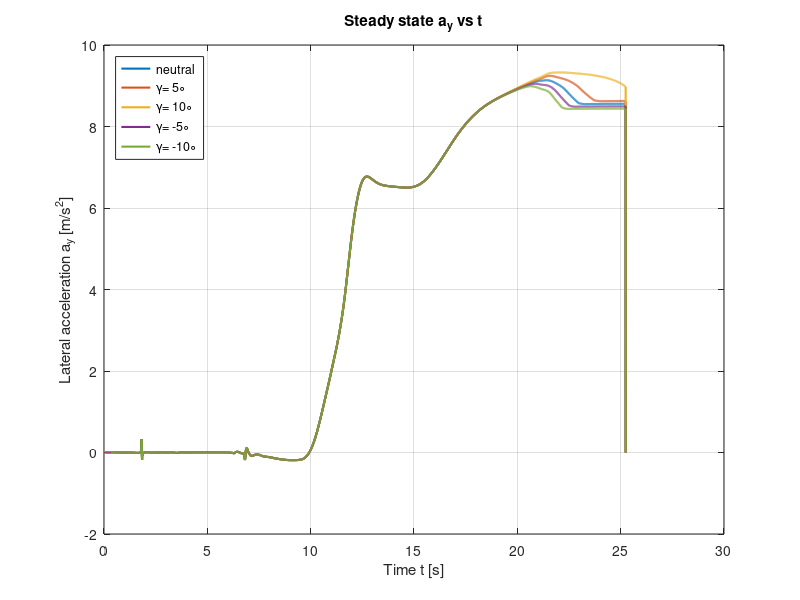
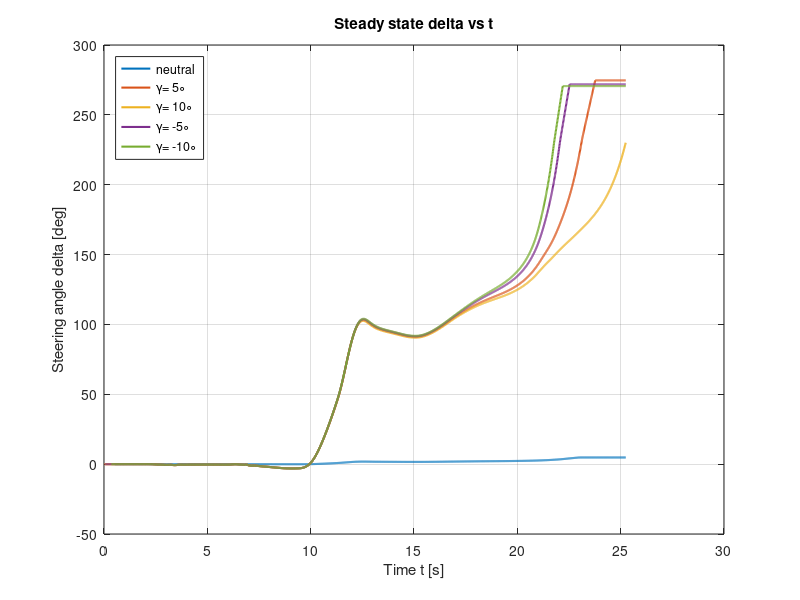

Source code (MATLAB) for these figures, in order:
clear all;
load("ssa_swa.mat");

figure(2);
plot(t_neu, ay_neu,'LineWidth',1.5);
hold on;
plot(t_5, ay_5,'LineWidth',1.5);
plot(t_10, ay_10,'LineWidth',1.5);
plot(t_neg5, ay_neg5,'LineWidth',1.5);
plot(t_neg10, ay_neg10,'LineWidth',1.5);
hold off;
xlabel("Time t [s]");
ylabel("Lateral acceleration a_y [m/s^2]");
title("Steady state a_y vs t");
grid on;
legend('neutral','\gamma= 5\circ','\gamma= 10\circ','\gamma= -5\circ','\gamma= -10\circ','Location','Northwest');
%axis([0 35 -2 10]);

figure(3);
plot(t_neu, rad_neu,'LineWidth',1.5);
hold on;
plot(t_5, rad_5*180/pi,'LineWidth',1.5);
plot(t_10, rad_10*180/pi,'LineWidth',1.5);
plot(t_neg5, rad_neg5*180/pi,'LineWidth',1.5);
plot(t_neg10, rad_neg10*180/pi,'LineWidth',1.5);
hold off;
xlabel("Time t [s]");
ylabel("Steering angle \delta [deg]");
title("Steady state \delta vs t");
grid on;
legend('neutral','\gamma= 5\circ','\gamma= 10\circ','\gamma= -5\circ','\gamma= -10\circ','Location','Northwest');
%axis([0 35 -50 300]);